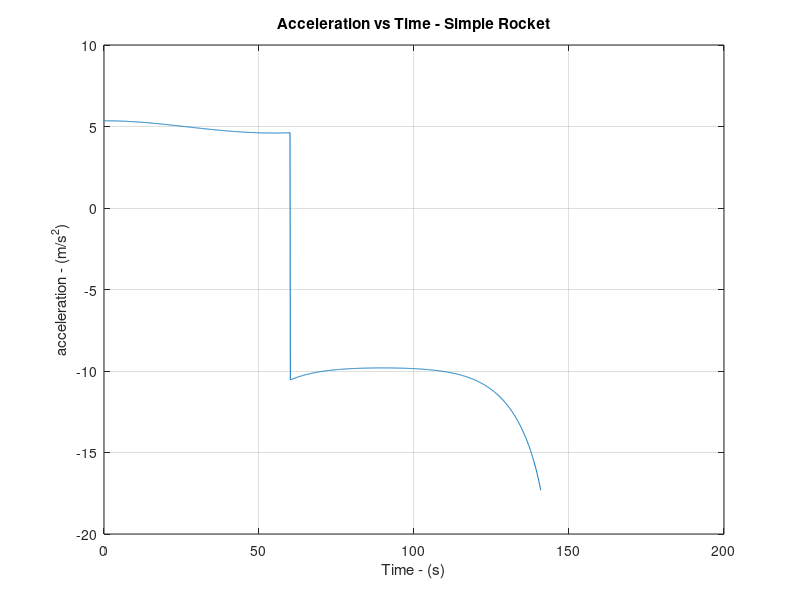
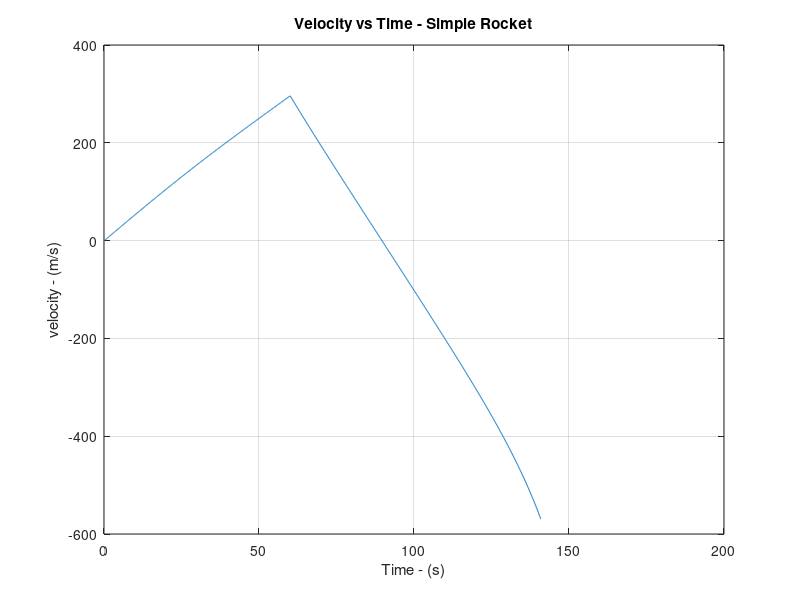
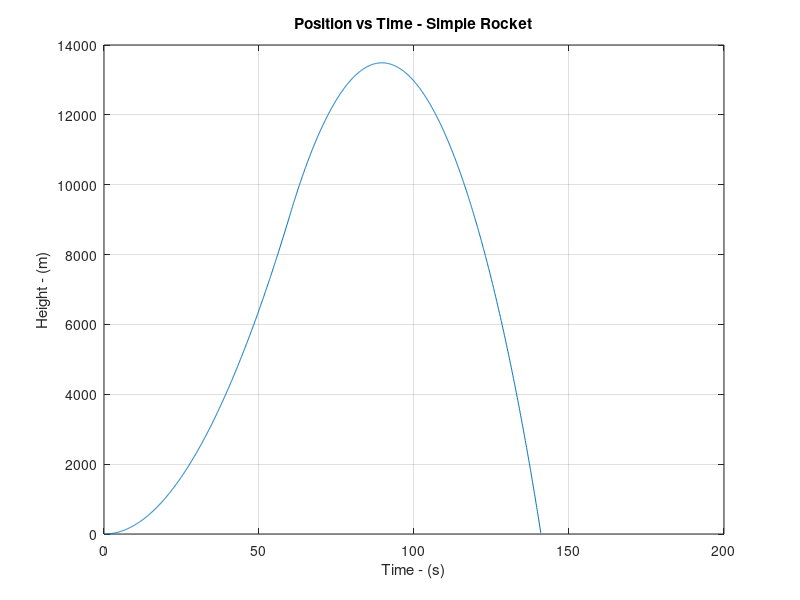

These figures' MATLAB source, in order:
clear variables % clear any old variables in the workspace
close all % closes any plots open from previous runs


%load without using the native method the density of the air file
load('densityVector.mat')

%List all the variables needed

massEmptyRocket = 1500; % kg
startingMassFuel = 7000; % kg
massHorse = 75; %kg
massTotal = massEmptyRocket + startingMassFuel +massHorse; % kg
engineThrust = 	130000; %N
area = 2 * 3.14;
gravity = 9.81; %m/s/s
density = 1.225; %kg/m3
dragCoeficient = .05;
drag = 0; % no drag
weight = massTotal * gravity; %Constant for now
dt = .1; % timeStep duration in seconds
endTime = 150; % Seconds
acceleration = zeros(1,endTime/dt); %Create empty vector of zeros for Acceleration Data the length of the simulation
time = zeros(1,endTime/dt);  ; %Create empty vector of zeros for time Data
burnTime = 60; %Time Engines are firing for.
maxAltitude = 9999999999;
endOfUsefulData = 0;
pos = 0;
vel = 0;
%start a loop to calcualte our equations of motion at each Time Step

for t = 1:1:(endTime/dt) %   t is the current TimeStep

%Equation of motion
    km = floor(pos / 1000) + 1; %we already compensated for matlab deficiencies
    resto = 1000 + pos - km * 1000; %counter compensate for the matlab quirkness of non zero starting array
    
    density1 = densityVector(km);
    density2 = densityVector(km + 1);
    densityDelta = (density2 - density1) / 1000;
    
    
    
    density = density1;
    density += densityDelta * resto;
    
    %1000 is added because else this drag is irrelevant compared to the trust and weight
    drag = 0.5 * density * (vel * vel) * area * dragCoeficient * 1000;
    if t <= (burnTime/dt) %while the engines are firing
        acceleration(t) =  (engineThrust - drag - weight) / massTotal;
    else %when the engines have stopped firing
        acceleration(t) =  (-drag - weight) /massTotal;
    end

    
time(t) = t*dt; % update the time vector with the new time step
if t == 440
 cry = 0;
end

%Calculate the velocity and Position, by integrating.
velocity = cumtrapz(time,acceleration);
position = cumtrapz(time,velocity);

%Current position (and velocity) are computed BAD, so take two step ago, to be safe
  if t > 15
    pos = position(t - 1);
    vel = velocity(t - 1);
  else
    pos = 0;
    vel = 0;
  end

  if pos < 0
    endOfUsefulData = t - 2;
    break %terminate the Simulation, we have finished here
  end
   
    
end

%the data AFTER the end are plain wrong, we have to remove
velocityOld = velocity;
positionOld = position;
accelerationOld = acceleration;

velocity = zeros(1,endOfUsefulData);
position  = zeros(1,endOfUsefulData);
acceleration  = zeros(1,endOfUsefulData);
time = zeros(1,endOfUsefulData);

for t = 1:1:endOfUsefulData
 velocity(t) = velocityOld(t);
 position(t)  = positionOld(t);
 acceleration(t) = accelerationOld(t);
 time(t) = t*dt;
end

%plot results

figure();
plot(time, acceleration)
title ('Acceleration vs Time - Simple Rocket')
xlabel('Time - (s)')
ylabel('acceleration - (m/s^2)')
grid on

figure();
plot(time, velocity)
title ('Velocity vs Time - Simple Rocket')
xlabel('Time - (s)')
ylabel('velocity - (m/s)')
grid on

figure();
plot(time, position)
title ('Position vs Time - Simple Rocket')
xlabel('Time - (s)')
ylabel('Height - (m)')
grid on
